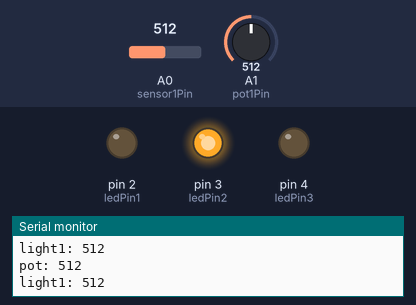
Bench run of a sketch on a simulated Arduino Uno, built with avr-gcc and run on an emulated ATmega328P. Shown: output pins drawn as LEDs (lit = HIGH), the last lines printed to the serial monitor. Inputs (shaded band) come from the test bench; at power-on: A0 (sensor1Pin) = 512, A1 (pot1Pin) = 512.

Above: at 1.2 s.
1.3 s: A0 (sensor1Pin) set to 582
2.8 s: A0 (sensor1Pin) set to 607
At 4.0 s:
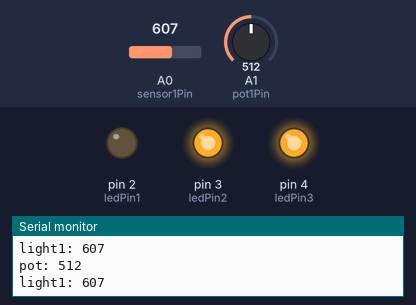
4.3 s: A0 (sensor1Pin) set to 357
7.3 s: A0 (sensor1Pin) set to 322
At 8.5 s:
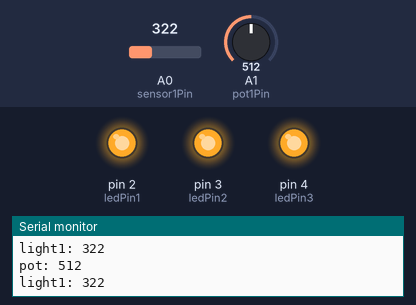
8.8 s: A1 (pot1Pin) set to 983
11.8 s: A1 (pot1Pin) set to 1009
Timing chart, 0 to 14.8 s (numbered marks = the images above; inputs shaded):
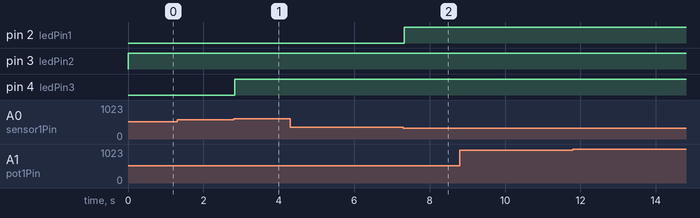

The sketch:

sketch_lightre.ino
```cpp
int ledPin1 = 2;
int ledPin2 = 3;
int ledPin3 = 4;

boolean ledState1 = true;
boolean ledState2 = true;
boolean ledState3 = true;


int sensor1Pin = A0;
int sensor1Val;

int pot1Pin = A1;
int pot1Val;

void setup() {
  Serial.begin(9600);
 pinMode(ledPin1, OUTPUT);
  pinMode(ledPin2, OUTPUT);
  pinMode(ledPin3, OUTPUT);
}

void loop() {

sensor1Val=analogRead(sensor1Pin);
pot1Val = analogRead(pot1Pin);

Serial.print("light1: ");
Serial.println(sensor1Val);

Serial.print("pot: ");
Serial.println(pot1Val);

if(sensor1Val>0 && sensor1Val<341){


  digitalWrite(ledPin1, ledState1);

  }
  else if (sensor1Val>341 && sensor1Val<600){
    digitalWrite(ledPin2, ledState2);

    }
   else
   {
    digitalWrite(ledPin3, ledState3);
   }
   }
```

Measured:
- the behaviour switches between 599 and 600 on A0 (sensor1Pin) (found by bisection; images 0 and 1)
- the behaviour switches between 341 and 340 on A0 (sensor1Pin) (found by bisection; images 1 and 2)
- after the input at 2.8 s, pin 4 (ledPin3): LOW → HIGH at once
- after the input at 7.3 s, pin 2 (ledPin1): LOW → HIGH at once
